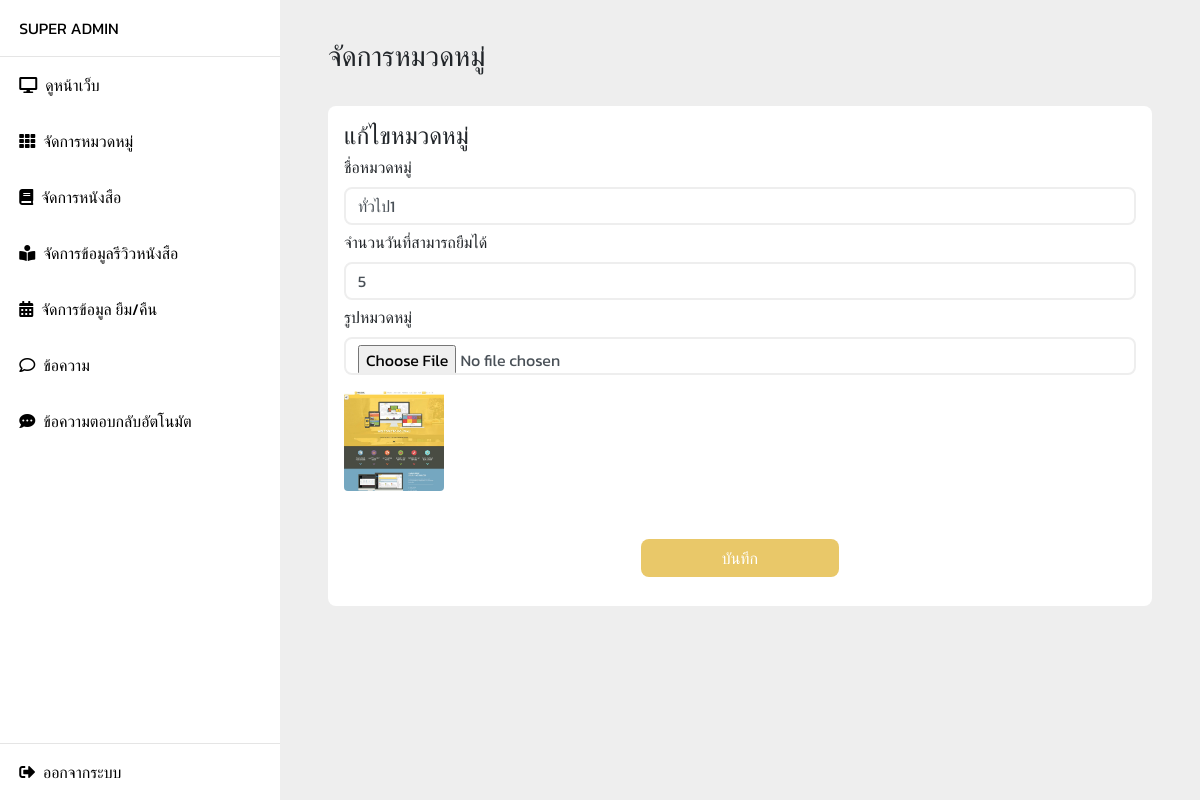
Page /edit_catergory.php?cate=16 (signed in) on the committed database.
### tables this page shows
CREATE TABLE `catergory` (
  `id_cate` int(11) NOT NULL,
  `name_cate` text NOT NULL,
  `date_borrow` int(11) NOT NULL,
  `image` text NOT NULL
);

### edit_catergory.php (the view, shortened to what this page needs)
<?php
 $id_cate = $_GET["cate"];
?>
<!DOCTYPE html>
<html lang="en">
  <head>
  </head>
  <body>
      <?php include 'component/slide_nav.php' ?>
      <div class="layout">
        <div class="container pl-5 pr-5 pb-3">
           <div class="row pb-4">
             <div class="col-12">
               <h3>จัดการหมวดหมู่</h3>
             </div>
           </div>
           <div class="row">
             <div class="col-12">
               <div class="box-manage">
                <div class="d-flex justify-content-between align-items-center">
                    <h4 class="m-0">แก้ไขหมวดหมู่</h4>
                </div>
                <form action="/bookview/edit_catergory.php?cate=<?php echo $id_cate ?>" method="post" enctype="multipart/form-data">
                <?php
                    include "function/db_config.php";
                    $sql = "SELECT * FROM catergory WHERE id_cate='$id_cate'";
                    $result = mysqli_query($conn, $sql);
                    if (mysqli_num_rows($result) > 0) {
                    while($row = mysqli_fetch_assoc($result)) {
                        echo "<label>ชื่อหมวดหมู่</label>";
                        echo "<input type='text' name='name_cate' class='form-control' value='{$row["name_cate"]}'  />";
                        echo "<label>จำนวนวันที่สามารถยืมได้</label>";
                        echo "<input type='text' name='date_booking' class='form-control' value='{$row["date_borrow"]}' />";
                        echo "<label>รูปหมวดหมู่</label>";
                        echo "<input type='file' name='img_cate' id='img_cate' class='form-control' accept='image/*'   />";
                        echo "<img src='/bookview/upload/{$row["image"]}' class='rounded img-uploaad' alt='Cinque Terre' id='img-upload'  />";
                    }
                    } else {
                    echo "0 results";
                    }
                    ?>
                    <div class="d-flex justify-content-center align-items-center w-100 mt-5">
                        <button class="btn btn-book w-25" type="submit">บันทึก</button>
                    </div>
                </form>
                </div>
            </div>
            </div>
        </div>
    </div>
    </body>
</html>

### css/bookview.css (style rules this page uses)
body { font-family: 'Kanit', sans-serif; }
.form-control { border-radius: 8px; border: 2px #eeeeee solid; }
label { margin-top: 5px; }
.btn-book { background-color: #E9C869; color: #fff; border-radius: 8px; }
img { display: inline; margin: 0 auto; height: 100%; width: auto; }
.layout { background-color: #eeeeee; padding-left: 280px; padding-top: 2.5rem; min-height: 100vh; width: 100%; }
.box-manage { background-color: #fff; border-radius: 8px; width: 100%; min-height: 500px; padding: 1rem; }
.img-uploaad { margin-top: 1rem; width: 100px; }

### rows in the picture
catergory: name_cate "ทั่วไป1", date_booking "5", image (picture)

### other values in the picture
$_SESSION['name'] "SUPER ADMIN"
